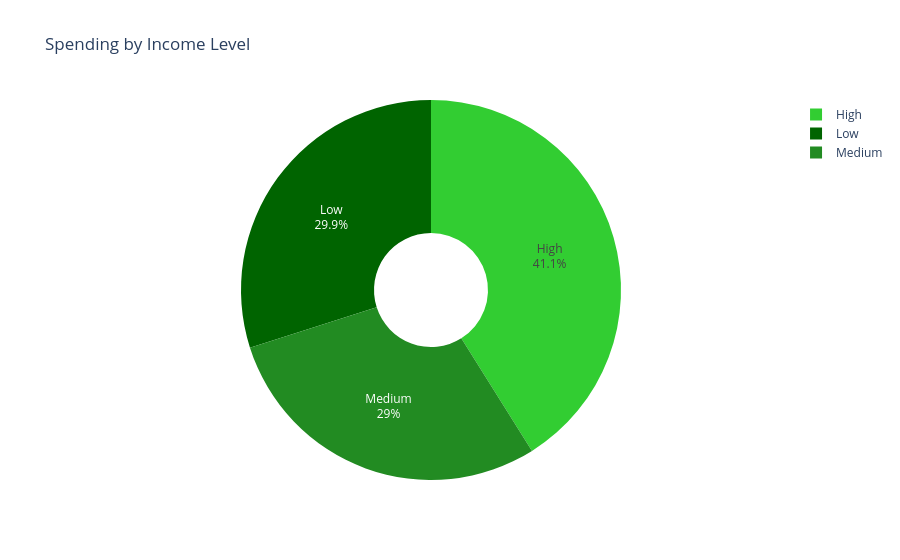

Here is the notebook cell this chart was saved with:
### Code cell
# Ensure the 'Amount' column is numeric
final_combined_dataset['Amount'] = pd.to_numeric(final_combined_dataset['Amount'], errors='coerce')

# Group by TransactionID to calculate the sum of Amount for each unique transaction
unique_transaction_sales = final_combined_dataset.groupby('TransactionID').agg({'Amount': 'sum'}).reset_index()

# Group by IncomeLevel and calculate the total spending (sum of Amount) and unique CustomerID count for each IncomeLevel
income_level_spending = final_combined_dataset.groupby('IncomeLevel').agg({
    'Amount': 'sum',  # Sum the Amount for each IncomeLevel
    'CustomerID': 'nunique'  # Count unique CustomerID for each IncomeLevel
}).reset_index()

# Define custom sort order for IncomeLevel
income_order = ['High', 'Medium', 'Low']

# Convert 'IncomeLevel' column to a categorical type with the custom order
income_level_spending['IncomeLevel'] = pd.Categorical(
    income_level_spending['IncomeLevel'],
    categories=income_order,
    ordered=True
)

# Sort the DataFrame by 'IncomeLevel' based on the custom order
income_level_spending = income_level_spending.sort_values('IncomeLevel')

# Create the donut chart
fig = px.pie(
    income_level_spending,
    names='IncomeLevel',
    values='Amount',
    title="Spending by Income Level",
    hole=0.3,  # Create a donut chart by adding a hole
    color='IncomeLevel',  # Color the sections by IncomeLevel
    color_discrete_sequence=['#32CD32', '#228B22', '#006400']  # Custom dark green shades
)

# Update layout for better readability
fig.update_traces(textinfo='percent+label', hovertemplate='Income Level: %{label}<br>Spending: %{value}<extra></extra>')

# Update layout settings
fig.update_layout(
    plot_bgcolor='white',
    showlegend=True,  # Show the legend
)

# Show the figure
fig.show()

### Figure 1 — Plotly figure (JSON) as saved in the notebook; plotly's stock layout.template omitted (floating-point values rounded to 4 significant figures)
{"data": [{"customdata": [["High"], ["Medium"], ["Low"]], "domain": {"x": [0, 1], "y": [0, 1]}, "hole": 0.3, "hovertemplate": "Income Level: %{label}<br>Spending: %{value}<extra></extra>", "labels": ["High", "Medium", "Low"], "legendgroup": "", "marker": {"colors": ["#32CD32", "#228B22", "#006400"]}, "name": "", "showlegend": true, "textinfo": "percent+label", "type": "pie", "values": [565400.0, 399300.0, 411600.0]}], "layout": {"autosize": true, "legend": {"tracegroupgap": 0}, "piecolorway": ["#32CD32", "#228B22", "#006400"], "plot_bgcolor": "white", "showlegend": true, "title": {"text": "Spending by Income Level"}}}
